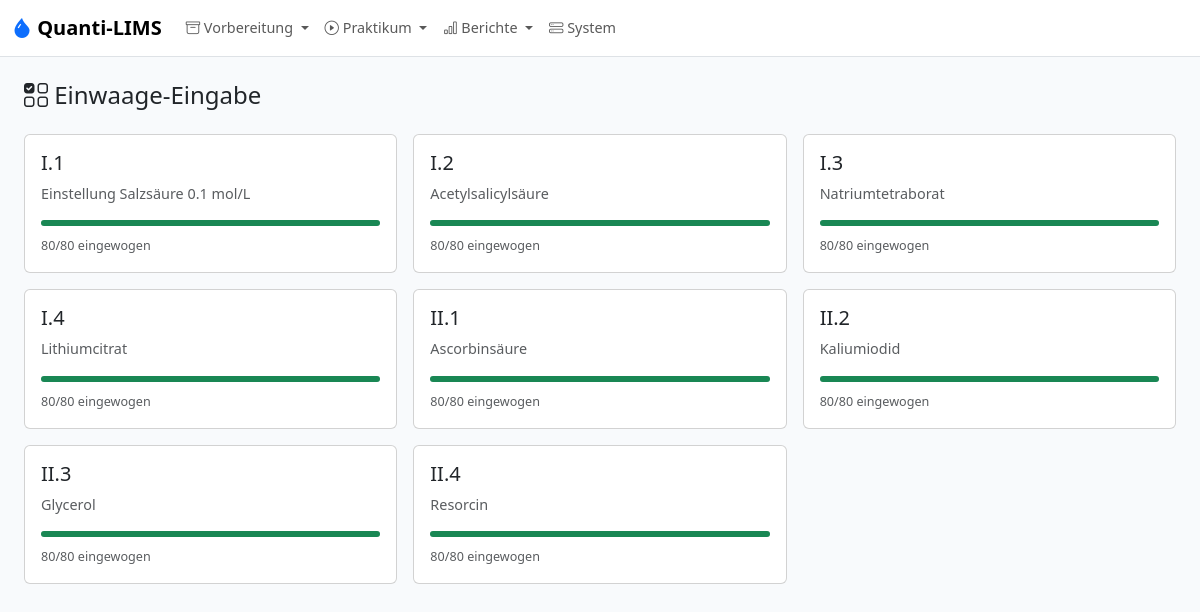
/ta/weighing, run on an earlier commit of the app's database.
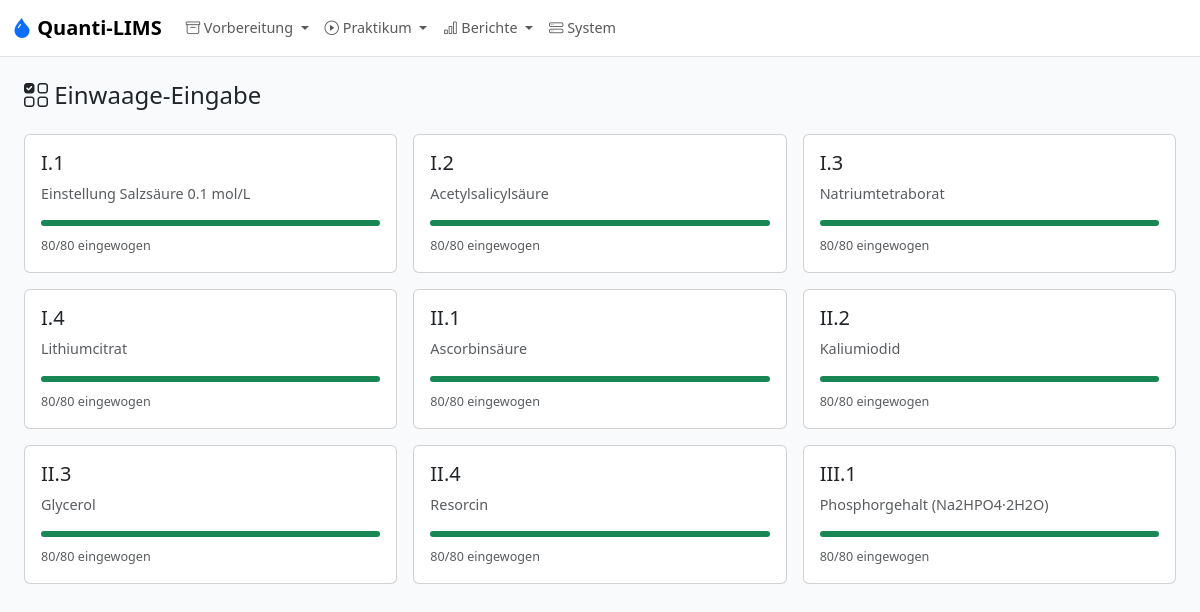
And on a later commit of the database.
### models.py (models this page shows, shortened)
class SampleBatch(db.Model):
    __tablename__ = "sample_batch"
    id = db.Column(db.Integer, primary_key=True)
    semester_id = db.Column(db.Integer, db.ForeignKey("semester.id"), nullable=False)
    analysis_id = db.Column(db.Integer, db.ForeignKey("analysis.id"), nullable=False)
    substance_lot_id = db.Column(db.Integer, db.ForeignKey("substance_lot.id"))
    blend_description = db.Column(db.String(500))
    gehalt_min_pct = db.Column(db.Float)
    n_extra_determinations = db.Column(db.Integer, nullable=False, default=1)
    mortar_loss_factor = db.Column(db.Float, nullable=False, default=1.1)
    target_m_s_min_g = db.Column(db.Float)
    target_m_ges_g = db.Column(db.Float)
    target_v_min_ml = db.Column(db.Float)
    target_v_max_ml = db.Column(db.Float)
    dilution_factor = db.Column(db.Float)
    dilution_solvent = db.Column(db.String(120))
    dilution_notes = db.Column(db.Text)
    titer = db.Column(db.Float, nullable=False, default=1.000)
    titer_source = db.Column(db.String(40), nullable=False, default="manual")
    titer_source_date = db.Column(db.String(20))
    titer_source_operator = db.Column(db.String(100))
    total_samples_prepared = db.Column(db.Integer, nullable=False)
    preparation_date = db.Column(db.String(20))
    prepared_by = db.Column(db.String(100))
    notes = db.Column(db.Text)
    safety_factor = db.Column(db.Float, nullable=False, default=1.2)
    position = db.Column(db.Integer, nullable=False, default=0)
    semester = db.relationship("Semester", back_populates="batches")
    analysis = db.relationship("Analysis", back_populates="batches")
    substance_lot = db.relationship("SubstanceLot", back_populates="batches")
    samples = db.relationship("Sample", back_populates="batch", order_by="Sample.running_number")
    __table_args__ = (db.UniqueConstraint("semester_id", "analysis_id"),)

class Analysis(db.Model):
    __tablename__ = "analysis"
    id = db.Column(db.Integer, primary_key=True)
    block_id = db.Column(db.Integer, db.ForeignKey("block.id"), nullable=False)
    code = db.Column(db.String(10), unique=True, nullable=False)
    ordinal = db.Column(db.Integer, nullable=False)
    name = db.Column(db.String(200), nullable=False)
    substance_id = db.Column(db.Integer, db.ForeignKey("substance.id"), nullable=False)
    k_determinations = db.Column(db.Integer, nullable=False, default=3)
    result_unit = db.Column(db.String(20), nullable=False, default="%")
    result_label = db.Column(db.String(50), nullable=False, default="Gehalt")
    calculation_mode = db.Column(db.String(50), nullable=False, default=MODE_ASSAY_MASS_BASED)
    e_ab_g = db.Column(db.Float)
    g_ab_min_pct = db.Column(db.Float)
    g_ab_max_pct = db.Column(db.Float)
    source_reference = db.Column(db.String(255))
    tolerance_override_min_pct = db.Column(db.Float)
    tolerance_override_max_pct = db.Column(db.Float)
    notes = db.Column(db.Text)
    m_einwaage_min_mg = db.Column(db.Float, nullable=True)  # Min TA weighing mass (mass_determination mode, mg)
    m_einwaage_max_mg = db.Column(db.Float, nullable=True)  # Max TA weighing mass (mass_determination mode, mg)
    reported_molar_mass_gmol = db.Column(db.Float, nullable=True)
    reported_stoichiometry = db.Column(db.Float, nullable=True)
    block = db.relationship("Block", back_populates="analyses")
    substance = db.relationship("Substance", back_populates="analyses")
    method = db.relationship("Method", back_populates="analysis", uselist=False)
    batches = db.relationship("SampleBatch", back_populates="analysis")

### app.py (the view)
    @app.route("/ta/weighing")
    def ta_weighing():
        sem = active_semester()
        batches = SampleBatch.query.filter_by(semester_id=sem.id).all() if sem else []
        return render_template("ta/weighing_select.html", batches=batches, semester=sem)

### calculation_modes.py (called while the page is built)
def resolve_mode(mode: str | None) -> str:
    if mode in {MODE_ASSAY_MASS_BASED, MODE_TITRANT_STANDARDIZATION, MODE_MASS_DETERMINATION}:
        return mode
    return MODE_ASSAY_MASS_BASED

### models.py (called while the page is built)
    @property
    def is_weighed(self) -> bool:
        mode = resolve_mode(self.batch.analysis.calculation_mode if self.batch and self.batch.analysis else None)
        if mode == MODE_TITRANT_STANDARDIZATION:
            return self.m_ges_actual_g is not None
        if mode == MODE_MASS_DETERMINATION:
            return self.m_s_actual_g is not None
        return self.m_s_actual_g is not None and self.m_ges_actual_g is not None

### templates/ta/weighing_select.html (shortened to what this page needs)
{% extends "base.html" %}
{% block content %}
<h4 class="mb-4"><i class="bi bi-ui-checks-grid"></i> Einwaage-Eingabe</h4>
{% if not batches %}
<div class="alert alert-info">Keine Probenansätze im aktiven Semester vorhanden.</div>
{% else %}
<div class="row g-3">
{% for b in batches %}
{% set weighed = b.samples | selectattr('is_weighed') | list | length %}
{% set pct = (weighed / b.samples|length * 100)|round(0)|int if b.samples|length > 0 else 0 %}
<div class="col-md-4">
  <a href="{{ url_for('ta_weighing_batch', batch_id=b.id) }}" class="card text-decoration-none h-100 hover-card">
    <div class="card-body">
      <h5 class="card-title">{{ b.analysis.code }}</h5>
      <p class="card-text text-body-secondary">{{ b.analysis.name }}</p>
      <div class="progress mb-2" style="height: 6px">
        <div class="progress-bar {% if pct == 100 %}bg-success{% else %}bg-primary{% endif %}" style="width:{{ pct }}%"></div>
      </div>
      <small class="text-body-secondary">{{ weighed }}/{{ b.samples|length }} eingewogen</small>
    </div>
  </a>
</div>
{% endfor %}
</div>
{% endif %}
{% endblock %}

What changed in the data, as far as the page shows it:
added SampleBatch: analysis.code "III.1", analysis.name "Phosphorgehalt (Na2HPO4·2H2O)", {{ pct }} 100 (drawn), total_samples_prepared "80", samples|length "80"
